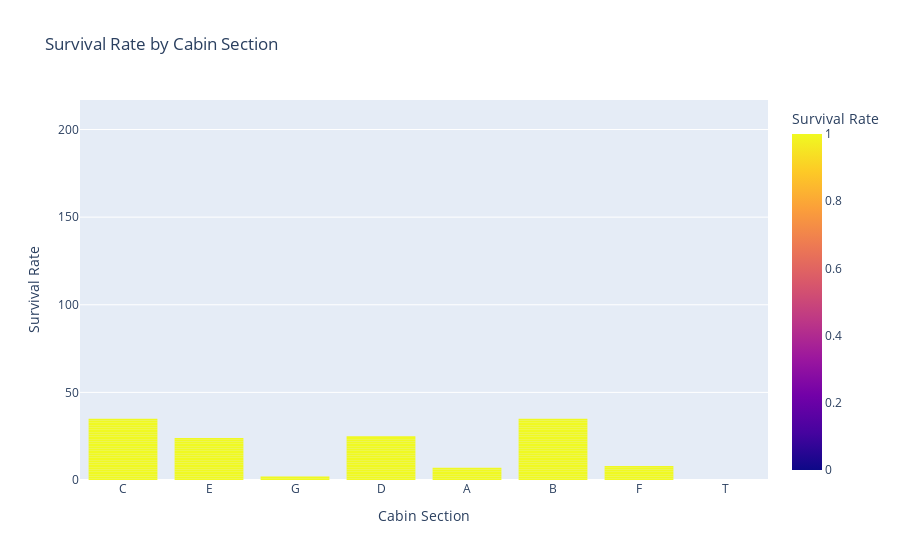
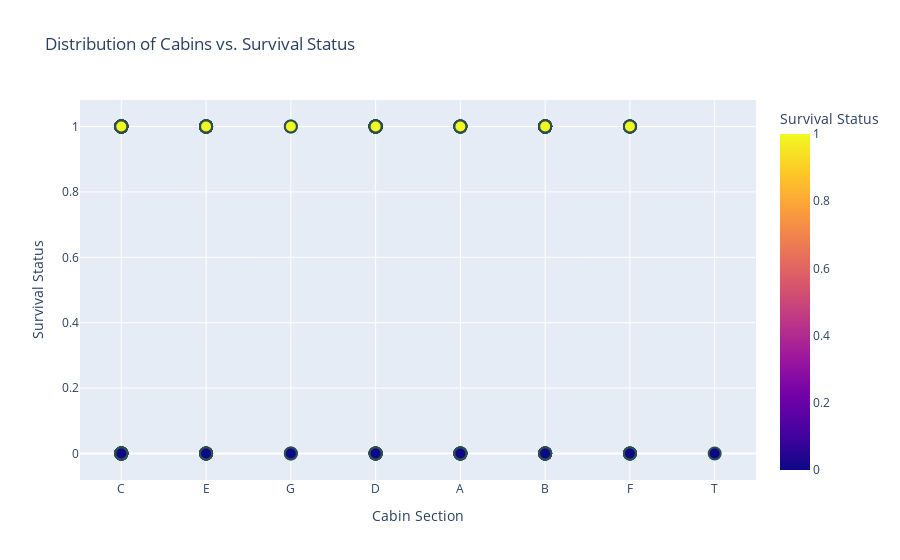

Source (notebook cell) for these figures, in order:
### Markdown cell above
#### Did passengers in certain cabin sections have higher survival rates? For example, were passengers in cabins closer to the lifeboats more likely to survive?"

### Code cell
import pandas as pd
import plotly.express as px

data = pd.DataFrame(df)
data['CabinSection'] = data['Cabin'].str[0]

fig = px.bar(data, x='CabinSection', y='Survived', color='Survived', 
             title='Survival Rate by Cabin Section', labels={'CabinSection': 'Cabin Section', 'Survived': 'Survival Rate'})
fig.update_traces(marker_line_width=0)
fig.show()

fig = px.scatter(data, x='CabinSection', y='Survived', color='Survived', 
                 title='Distribution of Cabins vs. Survival Status', labels={'CabinSection': 'Cabin Section', 'Survived': 'Survival Status'})
fig.update_traces(marker=dict(size=12, line=dict(width=2, color='DarkSlateGrey')), selector=dict(mode='markers'))
fig.show()

### Figure 1 — Plotly figure (JSON) as saved in the notebook; plotly's stock layout.template omitted (floating-point values rounded to 4 significant figures; data arrays with more than 128 entries replaced by an {"elided": "..."} marker saying what was removed)
{"data": [{"alignmentgroup": "True", "hovertemplate": "Cabin Section=%{x}<br>Survival Rate=%{marker.color}<extra></extra>", "legendgroup": "", "marker": {"color": {"elided": "891 int values"}, "coloraxis": "coloraxis", "line": {"width": 0}, "pattern": {"shape": ""}}, "name": "", "offsetgroup": "", "orientation": "v", "showlegend": false, "textposition": "auto", "type": "bar", "x": {"elided": "891 str values"}, "xaxis": "x", "y": {"elided": "891 int values"}, "yaxis": "y"}], "layout": {"autosize": true, "barmode": "relative", "coloraxis": {"colorbar": {"title": {"text": "Survival Rate"}}, "colorscale": [[0, "#0d0887"], [0.1111, "#46039f"], [0.2222, "#7201a8"], [0.3333, "#9c179e"], [0.4444, "#bd3786"], [0.5556, "#d8576b"], [0.6667, "#ed7953"], [0.7778, "#fb9f3a"], [0.8889, "#fdca26"], [1, "#f0f921"]]}, "legend": {"tracegroupgap": 0}, "title": {"text": "Survival Rate by Cabin Section"}, "xaxis": {"anchor": "y", "autorange": true, "domain": [0, 1], "range": [-0.5, 7.5], "title": {"text": "Cabin Section"}, "type": "category"}, "yaxis": {"anchor": "x", "autorange": true, "domain": [0, 1], "range": [0, 216.8], "title": {"text": "Survival Rate"}, "type": "linear"}}}

### Figure 2 — Plotly figure (JSON) as saved in the notebook; plotly's stock layout.template omitted (floating-point values rounded to 4 significant figures; data arrays with more than 128 entries replaced by an {"elided": "..."} marker saying what was removed)
{"data": [{"hovertemplate": "Cabin Section=%{x}<br>Survival Status=%{marker.color}<extra></extra>", "legendgroup": "", "marker": {"color": {"elided": "891 int values"}, "coloraxis": "coloraxis", "line": {"color": "DarkSlateGrey", "width": 2}, "size": 12, "symbol": "circle"}, "mode": "markers", "name": "", "orientation": "v", "showlegend": false, "type": "scatter", "x": {"elided": "891 str values"}, "xaxis": "x", "y": {"elided": "891 int values"}, "yaxis": "y"}], "layout": {"autosize": true, "coloraxis": {"colorbar": {"title": {"text": "Survival Status"}}, "colorscale": [[0, "#0d0887"], [0.1111, "#46039f"], [0.2222, "#7201a8"], [0.3333, "#9c179e"], [0.4444, "#bd3786"], [0.5556, "#d8576b"], [0.6667, "#ed7953"], [0.7778, "#fb9f3a"], [0.8889, "#fdca26"], [1, "#f0f921"]]}, "legend": {"tracegroupgap": 0}, "title": {"text": "Distribution of Cabins vs. Survival Status"}, "xaxis": {"anchor": "y", "autorange": true, "domain": [0, 1], "range": [-0.4653, 7.465], "title": {"text": "Cabin Section"}, "type": "category"}, "yaxis": {"anchor": "x", "autorange": true, "domain": [0, 1], "range": [-0.1122, 1.112], "title": {"text": "Survival Status"}, "type": "linear"}}}
